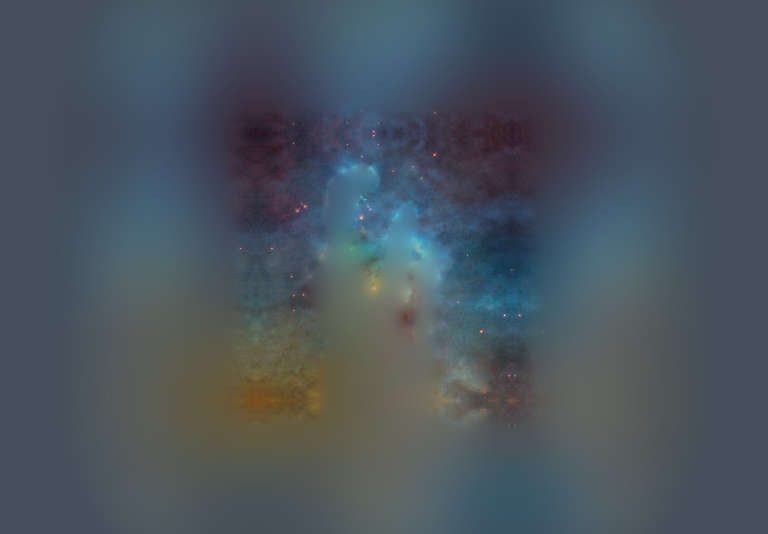
#> input picture assets/pillars/bg_hst.jpg, 1536 x 1068 px, given in place of heic1501a.jpg, which was not available (shown at 1/2 size)
$ python s1_register.py .. ../bg_jw.jpg 1.0 1.0 1.0
#> lines starting #> are read from the running program, lines starting #| are printed output that depends on the picture; after the words box and inside, x2 and y2 are one past the last pixel; in counts of white or black regions, pixels touching at a corner belong together; long printed decimals are rounded; pictures that were not available may be replaced by others from this repository, and a replacement may not be noted
# Step 1: downsample Hubble heic1501a to the working grid and resample JWST weic2216b onto it via the published WCS.
import sys, numpy as np
from PIL import Image
from scipy import ndimage as ndi
Image.MAX_IMAGE_PIXELS = None
REF, OUT = sys.argv[1], sys.argv[2]
W = 2048
hst = Image.open(REF + '/heic1501a.jpg'); HW, HH = hst.size
#> further down, hst is the input picture: PIL image 1536x1068 RGB; mean R, G, B 73.8, 84.6, 93.7
#> after `HW, HH = hst.size`: HW = 1536; HH = 1068
H = round(W * HH / HW)
#> H = 1424
sH = (4.53 * 60 / HW + 4.72 * 60 / HH) / 2       # arcsec / px (native)
#> sH = 0.221
print('hubble', HW, HH, 'scale', sH, 'working', W, H, 'scale', sH * HW / W)
#| hubble 1536 1068 scale 0.2211 working 2048 1424 scale 0.1658
hs = np.asarray(hst.resize((W, H), Image.LANCZOS), dtype=np.float32) / 255
np.save(OUT + '/hst.npy', hs)

def NE(theta):
    t = np.radians(theta)
    return np.array([-np.sin(t), np.cos(t)]), np.array([-np.cos(t), -np.sin(t)])
Nh, Eh = NE(34.98); Nj, Ej = NE(-2.5646)
jw = Image.open(REF + '/weic2216b.jpg'); JW, JH = jw.size
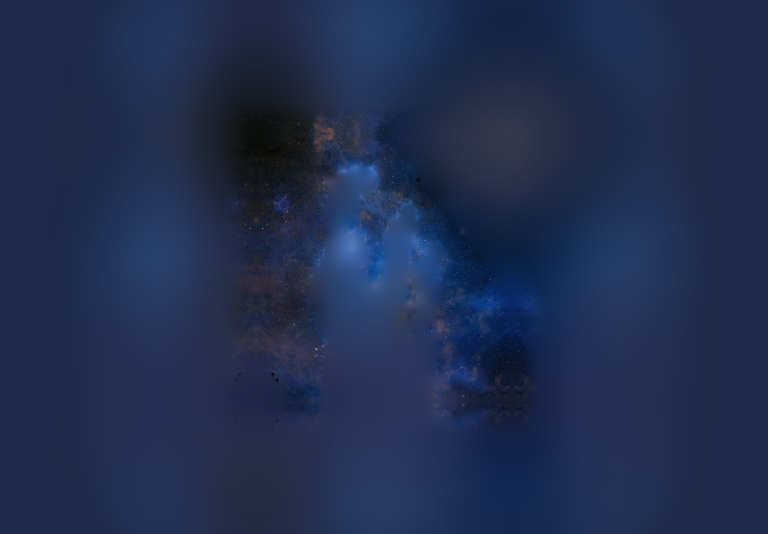
#> input picture assets/pillars/bg_jw.jpg, 1536 x 1068 px, given in place of weic2216b.jpg, which was not available (shown at 1/2 size)
#> further down, jw is the input picture: PIL image 1536x1068 RGB; mean R, G, B 31.5, 46.5, 79.8
#> after `JW, JH = jw.size`: JW = 1536; JH = 1068
sJ = (4.21 * 60 / JW + 7.30 * 60 / JH) / 2
#> sJ = 0.287
F = 4
jws = np.asarray(jw.resize((JW // F, JH // F), Image.LANCZOS), dtype=np.float32) / 255
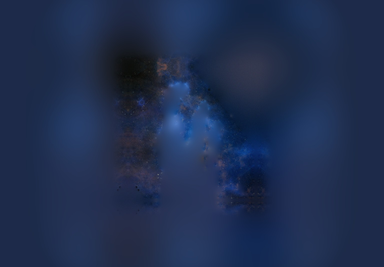
#> jws: shape (267, 384, 3) float32; mean R, G, B 0.124, 0.182, 0.313
sJF = sJ * JW / (JW // F)
#> sJF = 1.15
dE = 2.46 * 15 * np.cos(np.radians(13.85)); dN = -(51 * 60 + 6.26 - (50 * 60 + 21.97))
print('jwst offset E,N arcsec', dE, dN, 'scale', sJ)
#| jwst offset E,N arcsec 35.827 -44.290 scale 0.2873
# star-matched refinement of the published WCS (applied afterwards as a shift of (-20.6, -21.6) px)
dx = float(sys.argv[3]) if len(sys.argv) > 3 else 0.0
dy = float(sys.argv[4]) if len(sys.argv) > 4 else 0.0
ext = float(sys.argv[5]) if len(sys.argv) > 5 else 1.0
EWd, EHd = int(round(W * ext)), int(round(H * ext))
#> EWd = 2048; EHd = 1424
sw = sH * HW / W
#> sw = 0.166
yy, xx = np.mgrid[0:EHd, 0:EWd].astype(np.float64)
right = (xx + 0.5 - EWd / 2) * sw + dx; up = -(yy + 0.5 - EHd / 2) * sw + dy
vN = right * Nh[0] + up * Nh[1]; vE = right * Eh[0] + up * Eh[1]
vN2 = vN - dN; vE2 = vE - dE
r2 = vN2 * Nj[0] + vE2 * Ej[0]; u2 = vN2 * Nj[1] + vE2 * Ej[1]
cj = r2 / sJF + jws.shape[1] / 2 - 0.5; rj = -u2 / sJF + jws.shape[0] / 2 - 0.5
cov = ((cj >= 0) & (cj <= jws.shape[1] - 1) & (rj >= 0) & (rj <= jws.shape[0] - 1)).astype(np.float32)
out = np.stack([ndi.map_coordinates(jws[..., c], [rj, cj], order=3, mode='constant') for c in range(3)], -1)
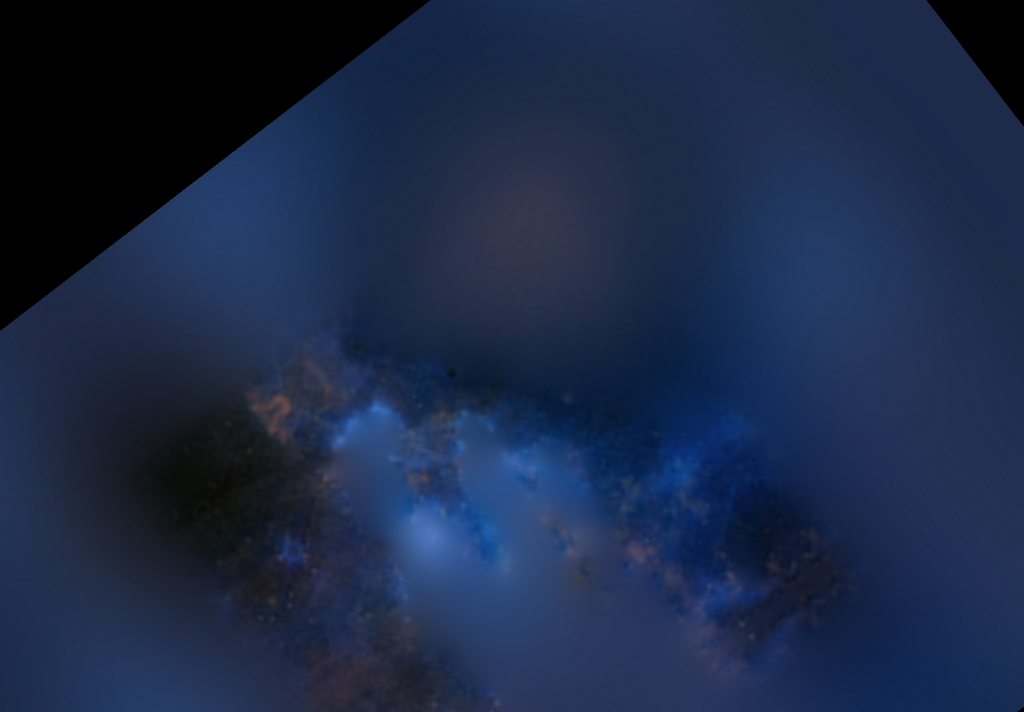
#> out: shape (1424, 2048, 3) float32 (shown at 1/2 size); mean R, G, B 0.108, 0.163, 0.28
out = np.clip(out, 0, 1)
np.save(OUT + f'/jw_ext{ext}.npy', out.astype(np.float32)); np.save(OUT + f'/jwcov_ext{ext}.npy', cov)
Image.fromarray((out * 255).astype(np.uint8)).resize((EWd // 2, EHd // 2)).save(OUT + f'/jw_reg_ext{ext}.jpg', quality=88)
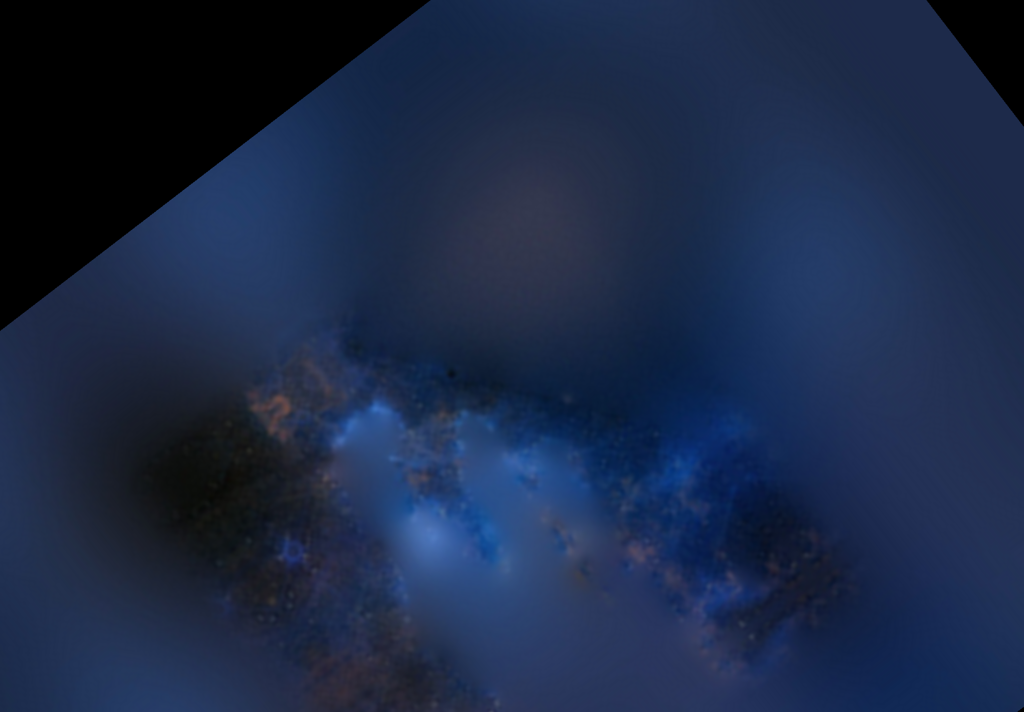
#> saved as jw_reg_ext1.0.jpg: PIL image 1024x712 RGB; mean R, G, B 27.2, 41.2, 70.9
print('coverage', cov.mean())
#| coverage 0.8937
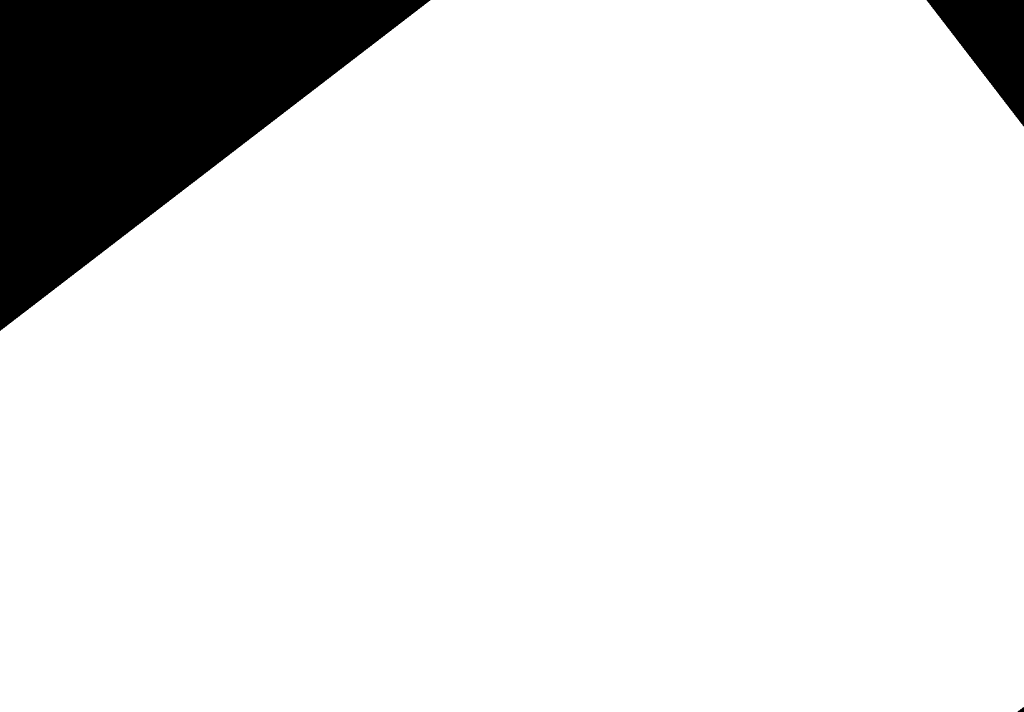
#> cov: shape (1424, 2048) float32 (shown at 1/2 size); values 0 (black) and 1 (white), 89.4% white; 3 black regions, box (x1, y1, x2, y2) and area: (0, 0, 861, 662) 285245, (1853, 0, 2048, 253) 24793, (2035, 1414, 2048, 1424) 73
